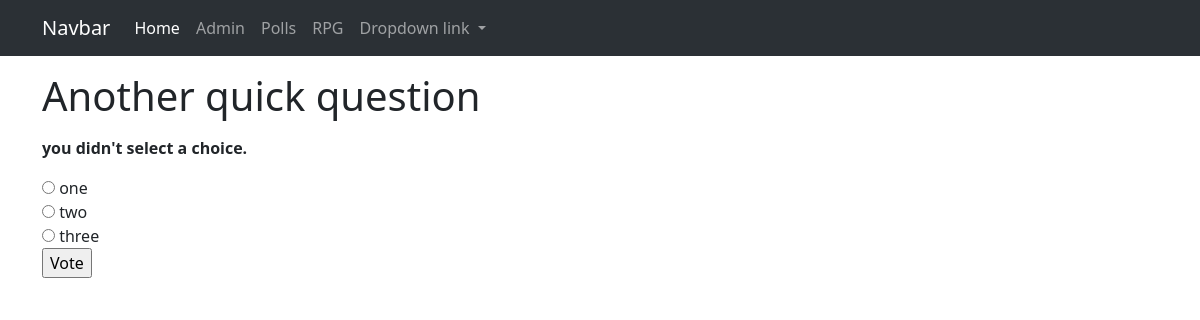
/polls/2/vote/, run on the app's committed database.
### polls/models.py (models this page shows, shortened)
class Question(models.Model):
    question_text = models.CharField(max_length=200)
    pub_date = models.DateTimeField("date published")

class Choice(models.Model):
    question = models.ForeignKey(Question, on_delete=models.CASCADE)
    choice_text = models.CharField(max_length=200)
    votes = models.IntegerField(default=0)

### polls/views.py (the view)
# urls.py: path("<int:question_id>/vote/", views.vote, name="vote"),
def vote(request, question_id):
    question = get_object_or_404(Question, pk=question_id)
    try:
        selected_choice = question.choice_set.get(pk=request.POST["choice"])
    except (KeyError, Choice.DoesNotExist):
        return render(request, "polls/detail.html", { "question": question, "error_message": "you didn't select a choice.",},)
    else:
        selected_choice.votes = F("votes") + 1
        selected_choice.save()
        return HttpResponseRedirect(reverse("polls:results", args=(question.id,)))

### polls/templates/polls/detail.html (shortened to what this page needs)
{% extends "magic/basics.html" %}
{% block content %}
<form action="{% url 'polls:vote' question.id %}" method="post">
    <fieldset>
        <legend>
            <h1>{{ question.question_text }}</h1>
        </legend>
        {% if error_message %} <p><strong>{{ error_message }} </strong></p>{% endif %}
        {% for choice in question.choice_set.all %}
        <input type="radio" name="choice" id="choice{{ forloop.counter }}" value="{{ choice.id }}" />
        <label for="choice{{ forloop.counter }}">{{ choice.choice_text }}</label> <br />
        {% endfor %}
    </fieldset>
    <input type="submit" value="Vote" />
</form>
{% endblock %}

### data on the page
Question: question_text "Another quick question"
Choice: choice_text "one"
Choice: choice_text "two"
Choice: choice_text "three"

### other printed values
{{ error_message }} "you didn't select a choice."
